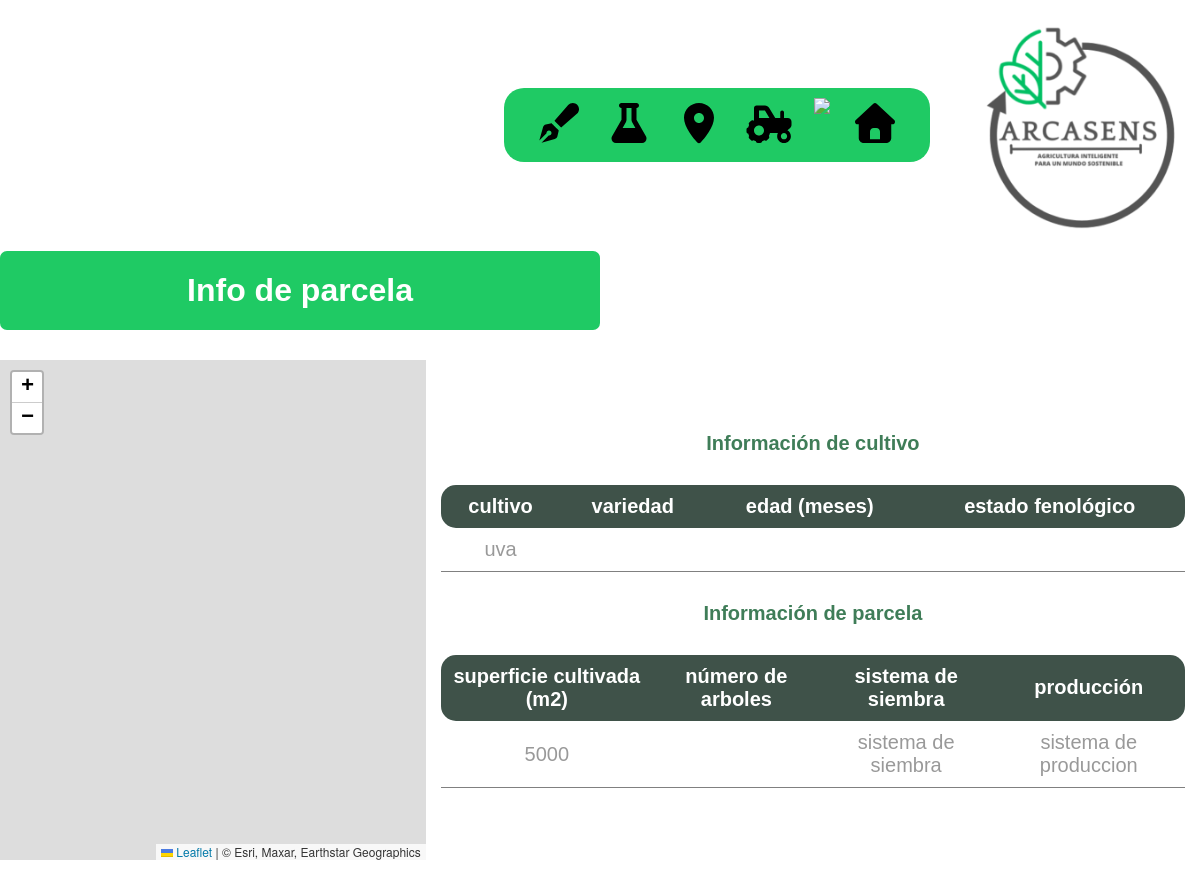
The app's page /info_parcela/2, older data.
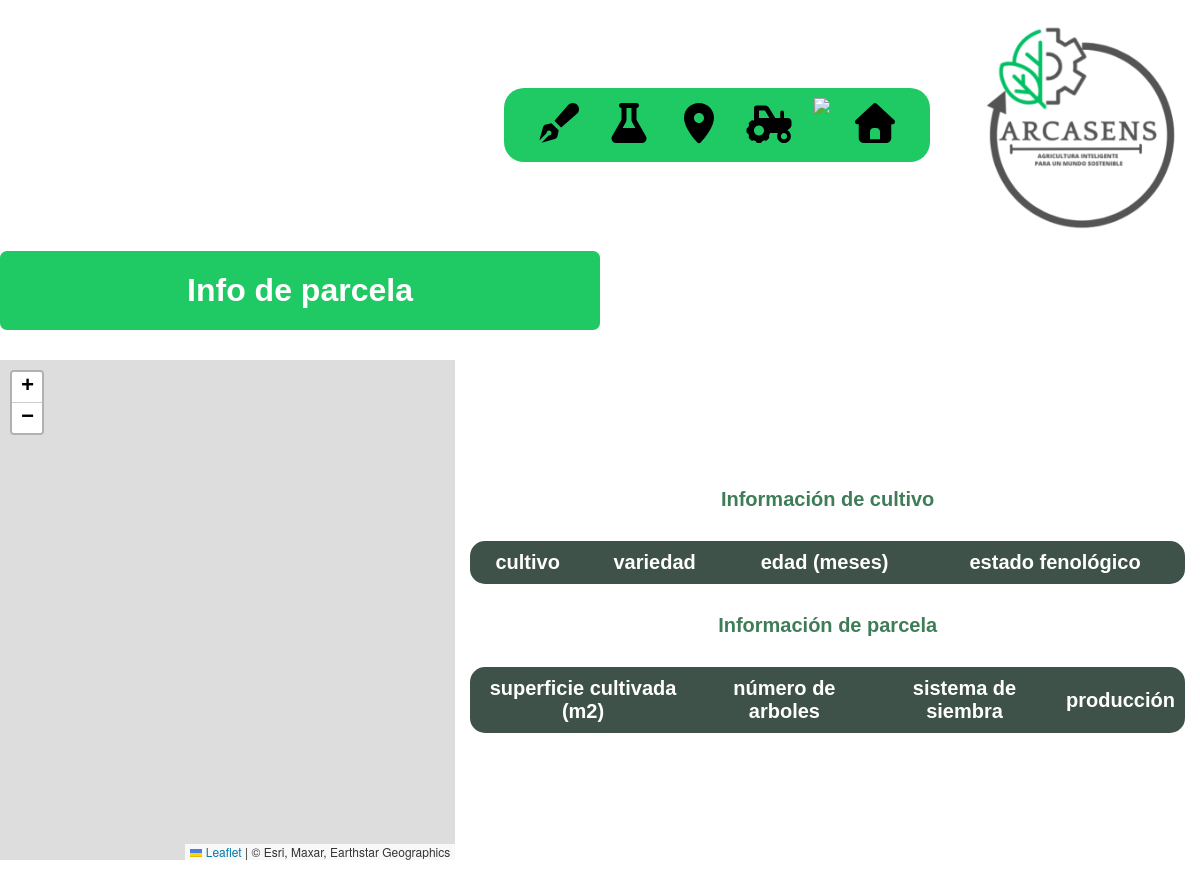
The same page, newer data.
### models.py (models this page shows, shortened)
class Crear(db.Base):
    __tablename__= 'parcelas'
    id = Column(Integer, primary_key=True, autoincrement=True)
    comunidad= Column(String)
    provincia = Column(String)
    nombre = Column(String, unique=True)
    municipio = Column(String)
    poligono = Column(Integer)
    parcela = Column(Integer)
    recinto = Column(Integer)
    especie = Column(String)
    variedad = Column(String)
    edad = Column(Integer)
    estado = Column(String)
    superficie = Column(Integer)
    plantas = Column(Integer)
    secano = Column(String)
    aire_libre = Column(String)
    tareas = relationship("Tareas", back_populates="parcela")
    unidades = relationship(
        "Ugestion",
        secondary=ugestion_parcela,
        back_populates="parcelas"
    )

### main.py (the view)
@app.route("/info_parcela/<id>")
def parcela_info(id):
    datos = db.session.query(Crear).filter_by(id=id)
    return render_template("mapa.html", datos=datos)

### templates/mapa.html (shortened to what this page needs)
<!DOCTYPE html>
<html lang="es">
<head>
<link rel="stylesheet" href="https://unpkg.com/leaflet/dist/leaflet.css"/>
<link rel="stylesheet" href="/static/style.css"/>
<link rel="stylesheet" href="/static/mapa.css"/>
<link rel="stylesheet" href="/static/table.css"/>
</head>
<body>
  <header>
    <div class="menu">
        <a href="/tareas"><img src="/static/imagen/tareas.svg"><span class="texto-hidden">Tareas</span></a>
        <a href="/inventario"><img src="/static/imagen/inventario.svg"><span class="texto-hidden">Inventario</span></a>
        <a href="/parcelas"><img src="/static/imagen/parcela.svg"><span class="texto-hidden">Parcelas</span></a>
        <a href="/equipos"><img src="/static/imagen/tractor.svg"><span class="texto-hidden">Equipos</span></a>
        <a href="/personal"><img src="/static/imagen/user.svg"><span class="texto-hidden">Personal</span></a>
        <a href="/infraestructura"><img src="/static/imagen/local.svg"><span class="texto-hidden">infraestructura</span></a>
    </div>
    <a href="/"><img src="/static/imagen/arcasens.jpg"></a>
</header>
<div class="main">
  <div class="title">
      <h1>Info de parcela</h1>
</div>
  <div class="bodysec_table">
    <div id="map"></div>
    <div class="info_cultivo">
      <h3>Información de cultivo</h3>
        <table class="info">
            <tr>
                <th scope="col" class="left">cultivo</th>
                <th scope="col">variedad</th>
                <th scope="col">edad (meses)</th>
                <th scope="col" class="right">estado fenológico</th>
             </tr>
            {% for x in datos %}
            <tr>
                <td>{{x.especie}}</td>
                <td>{{x.variedad}}</td>
                <td>{{x.edad}}</td>
                <td>{{x.estado}}</td>
            </tr>
            {% endfor %}
        </table>
        <h3>Información de parcela</h3>
        <table class="info">
            <tr>
                <th scope="col" class="left">superficie cultivada (m2)</th>
                <th scope="col">número de arboles</th>
                <th scope="col">sistema de siembra</th>
                <th scope="col" class="right">producción</th>
            </tr>
            {% for x in datos %}
            <tr>
                <td>{{x.superficie}}</td>
                <td>{{x.plantas}}</td>
                <td>{{x.secano}}</td>
                <td>{{x.aire_libre}}</td>
            </tr>
            {% endfor %}
          </table>
      </div>
  </div>
</body>
</html>

### static/style.css (style rules this page uses)
body { font-family: Arial, sans-serif; margin: 0; padding: 0; }
header { margin: 10px 20px; display: flex; gap:50px; justify-content: right; align-items: center; }
.menu { display:flex; background-color: #1fca64; border-radius: 20px; padding: 10px 30px; gap:20px; }
.menu a { position: relative; }
header img { width: 200px; }
.menu img { width:50px; }
.title { background-color: #1fca64; border-radius: 7px; color:white; display: inline-block; height: fit-content; }
h1 { padding: 0%; min-width: 600px; text-align: center; }
.bodysec_table { display: flex; justify-content: center; align-items: center; min-height: 70vh; }
.card_main h3, h3 { font-size: 20px; text-align: center; color: #3F7D58 ; font-weight: 600; margin: 15px; }

### static/mapa.css (style rules this page uses)
#map { height: 500px; width: 500px; }
.info_cultivo { display: flex; flex-direction: column; }

### static/table.css (style rules this page uses)
table { border-collapse: collapse; width: auto; overflow:scroll; min-width:500px; margin: 15px; }
td, th { padding: 10px; text-align: center; font-size: 20px; }
th { background-color: #3f5249; color: white; position:sticky; top:0; }
.left { border-top-left-radius:15px; border-bottom-left-radius:15px; }
.right { border-top-right-radius:15px; border-bottom-right-radius:15px; }

Row changes from the older to the newer data that the page shows:
removed Crear: especie "uva", superficie "5000", secano "sistema de siembra", aire_libre "sistema de produccion"
